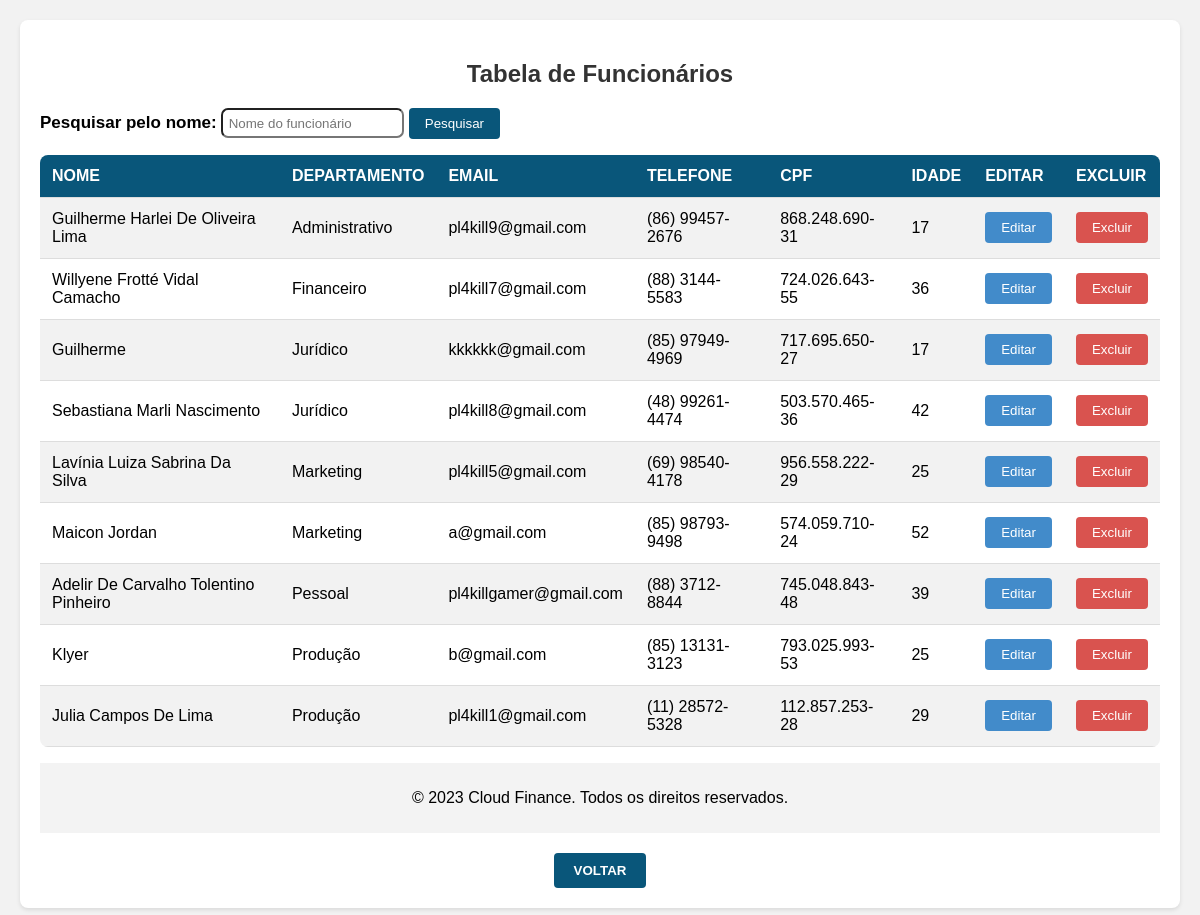
The app's page /detalhes/funcionario.php (signed in) with its own data.
### tables this page shows
CREATE TABLE `func` (
  `id_f` int(11) NOT NULL,
  `id_d` int(11) DEFAULT NULL,
  `tipo` int(1) NOT NULL,
  `nome` varchar(50) NOT NULL,
  `pass` varchar(50) NOT NULL,
  `cpf` varchar(50) NOT NULL,
  `idade` int(3) NOT NULL,
  `email` varchar(50) NOT NULL,
  `telefone` varchar(50) NOT NULL,
  `rua` varchar(50) NOT NULL,
  `bairro` varchar(50) NOT NULL,
  `cidade` varchar(50) NOT NULL,
  `estado` varchar(50) NOT NULL
);

CREATE TABLE `dep` (
  `id_dep` int(11) NOT NULL,
  `nome_dep` varchar(50) NOT NULL
);

### detalhes/funcionario.php (the view, shortened to what this page needs)
<?php require_once '../back/connect.php'; ?>
<!DOCTYPE html>
<html>
<head>
</head>
<body>
    <div class="container">
        <h2>Tabela de Funcionários</h2>
        <form method="GET">
            <b><label for="termo">Pesquisar pelo nome:</label></b>
            <input type="text" name="termo" id="termo" placeholder="Nome do funcionário" required>
            <button type="submit">Pesquisar</button>
        </form>
        <table>
            <tr>
                <th>Nome</th>
                <th>Departamento</th>
                <th>Email</th>
                <th>Telefone</th>
                <th>Cpf</th>
                <th>idade</th>
                <th>Editar</th>
                <th>Excluir</th>
            </tr>
            <?php
            @$termoPesquisa = $_GET['termo'];
            $sql = "SELECT f.nome, d.nome_dep, f.email, f.telefone, f.cpf, f.id_f, f.idade
            FROM func as f, dep as d
            WHERE id_dep = id_d and id_d = id_dep and f.nome LIKE '%$termoPesquisa%' ORDER BY d.nome_dep";
            $result = $conn->query($sql);
            if ($result->num_rows > 0) {
                while ($row = $result->fetch_assoc()) {
                    echo "<tr>";
                    echo "<td>" . $row['nome'] . "</td>";
                    echo "<td>" . $row['nome_dep'] . "</td>";
                    echo "<td>" . $row['email'] . "</td>";
                    echo "<td>" . $row['telefone'] . "</td>";
                    echo "<td>" . $row['cpf'] . "</td>";
                    echo "<td>" . $row['idade'] . "</td>";
                    echo "<td> <a href=../acoes/editar.php?id=" . $row['id_f'] . "><button type='button' class = 'editar'>Editar</button></a><br></td>
                          <td> <a href=../acoes/excluir.php?id=" . $row['id_f'] . "><button type='button' class = 'excluir'>Excluir</button></a><br></td>";
                    echo "</tr>";
                }
            } else {
                echo "<tr><td colspan='10'><center>Sem Dados a apresentar</center></td></tr>";
            }
            ?>
        </table>
        <footer>
            <p>&copy; 2023 Cloud Finance. Todos os direitos reservados.</p>
        </footer>
        <div class="buttons">
            <a href="../admin.php"><button class="button">Voltar</button></a>
        </div>
    </div>
</body>
</html>

### detalhes/funcionario.php (style rules this page uses)
body { background-color: #f2f2f2; font-family: Arial, sans-serif; margin: 0; padding: 20px; box-sizing: border-box; display: flex; align-items: center; justify-content: center; min-height: 100vh; }
.container { max-width: 9000px; background-color: #fff; border-radius: 8px; box-shadow: 0 2px 4px rgba(0, 0, 0, 0.1); padding: 20px; }
h2 { text-align: center; color: #333; }
table { border-collapse: collapse; width: 100%; border-radius: 8px; overflow: hidden; }
th, td { padding: 12px; text-align: left; border-bottom: 1px solid #ddd; }
th { background-color: #09567a; color: #fff; text-transform: uppercase; }
tr:nth-child(even) { background-color: #f2f2f2; }
.buttons { text-align: center; margin-top: 20px; }
.button { padding: 10px 20px; background-color: #09567a; border: none; color: #fff; font-weight: bold; text-transform: uppercase; border-radius: 4px; cursor: pointer; transition: background-color 0.3s ease; }
footer { background-color: #f3f3f3; color: black; padding: 10px; text-align: center; }
.editar { display: inline-block; padding: 8px 16px; border: none; border-radius: 4px; text-decoration: none; color: #fff; background-color: #428bca; cursor: pointer; transition: all 0.3s ease; }
.excluir { display: inline-block; padding: 8px 16px; border: none; border-radius: 4px; text-decoration: none; color: #fff; background-color: #d9534f; cursor: pointer; transition: all 0.3s ease; }
form label { font-size: 17px; }
form button { display: inline-block; padding: 8px 16px; border: none; border-radius: 4px; text-decoration: none; color: #fff; background-color: #09567a; cursor: pointer; transition: all 0.3s ease; }
form input { width: 15%; padding: 0.5%; border-radius: 7px; }

### records on screen
func: nome "Guilherme Harlei De Oliveira Lima", id_d.nome_dep "Administrativo", email "pl4kill9@gmail.com", telefone "(86) 99457-2676", cpf "868.248.690-31", idade "17"
func: nome "Willyene Frotté Vidal Camacho", id_d.nome_dep "Financeiro", email "pl4kill7@gmail.com", telefone "(88) 3144-5583", cpf "724.026.643-55", idade "36"
func: nome "Guilherme", id_d.nome_dep "Jurídico", email "kkkkkk@gmail.com", telefone "(85) 97949-4969", cpf "717.695.650-27", idade "17"
func: nome "Sebastiana Marli Nascimento", id_d.nome_dep "Jurídico", email "pl4kill8@gmail.com", telefone "(48) 99261-4474", cpf "503.570.465-36", idade "42"
func: nome "Lavínia Luiza Sabrina Da Silva", id_d.nome_dep "Marketing", email "pl4kill5@gmail.com", telefone "(69) 98540-4178", cpf "956.558.222-29", idade "25"
func: nome "Maicon Jordan", id_d.nome_dep "Marketing", email "a@gmail.com", telefone "(85) 98793-9498", cpf "574.059.710-24", idade "52"
func: nome "Adelir De Carvalho Tolentino Pinheiro", id_d.nome_dep "Pessoal", email "pl4killgamer@gmail.com", telefone "(88) 3712-8844", cpf "745.048.843-48", idade "39"
func: nome "Klyer", id_d.nome_dep "Produção", email "b@gmail.com", telefone "(85) 13131-3123", cpf "793.025.993-53", idade "25"
func: nome "Julia Campos De Lima", id_d.nome_dep "Produção", email "pl4kill1@gmail.com", telefone "(11) 28572-5328", cpf "112.857.253-28", idade "29"
